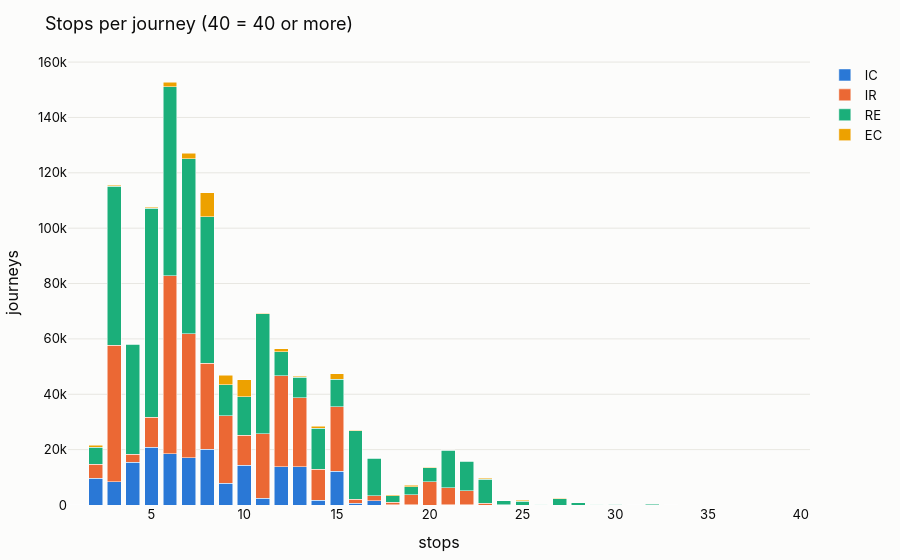

The code cell stored with this chart in its notebook:
### Markdown cell above
> **Finding 7.1–7.2.** 10.29 M in-scope rows form **1,157,584 journeys**, and a `(operating_day, trip_id)` is one train run: no journey has several operators, categories or train numbers. Exceptions are very rare (≈ 0.09 % of journeys): 18 single-stop journeys, 194 with a station visited twice (191 of them consecutively, i.e. a duplicated row), 43 whose first stop has an arrival, 158 whose last stop has a departure, and 409 with a planned-order violation.
>
> **Decision:** flag these journeys (`is_valid_journey = false`, together with the planned inconsistencies of 7.8) and exclude them from prediction points and targets.

### Code cell
# 7.3 Chart: number of stops per journey (40 = 40 or more)
stops = q("""
SELECT category, least(n_stops, 40) AS n_stops, count(DISTINCT trip_key) AS journeys
FROM journeys GROUP BY ALL ORDER BY n_stops
""")
fig = px.bar(stops, x="n_stops", y="journeys", color="category", barmode="stack",
             color_discrete_map=CAT_COLORS, category_orders={"category": list(SCOPE_CATEGORIES)},
             title="Stops per journey (40 = 40 or more)")
fig.update_layout(xaxis_title="stops", yaxis_title="journeys", legend_title=None)
fig.show()

### Figure 1 — Plotly figure (JSON) as saved in the notebook; plotly's stock layout.template omitted (floating-point values rounded to 4 significant figures)
{"data": [{"hovertemplate": "category=IC<br>n_stops=%{x}<br>journeys=%{y}<extra></extra>", "legendgroup": "IC", "marker": {"color": "#2a78d6", "pattern": {"shape": ""}}, "name": "IC", "orientation": "v", "showlegend": true, "textposition": "auto", "type": "bar", "x": [2, 3, 4, 5, 6, 7, 8, 9, 10, 11, 12, 13, 14, 15, 16, 17, 18, 19, 21, 22], "xaxis": "x", "y": [9732, 8343, 15443, 20781, 18537, 17153, 20098, 7860, 14437, 2516, 13814, 13883, 1794, 12218, 681, 1560, 86, 2, 62, 2], "yaxis": "y"}, {"hovertemplate": "category=IR<br>n_stops=%{x}<br>journeys=%{y}<extra></extra>", "legendgroup": "IR", "marker": {"color": "#eb6834", "pattern": {"shape": ""}}, "name": "IR", "orientation": "v", "showlegend": true, "textposition": "auto", "type": "bar", "x": [2, 3, 4, 5, 6, 7, 8, 9, 10, 11, 12, 13, 14, 15, 16, 17, 18, 19, 20, 21, 22, 23, 24, 25, 26, 29, 31, 40], "xaxis": "x", "y": [4956, 49445, 2897, 10932, 64292, 44786, 31085, 24369, 10750, 23180, 32897, 24803, 11134, 23362, 1419, 1785, 891, 3663, 8482, 6176, 5083, 562, 28, 1, 2, 2, 1, 1], "yaxis": "y"}, {"hovertemplate": "category=RE<br>n_stops=%{x}<br>journeys=%{y}<extra></extra>", "legendgroup": "RE", "marker": {"color": "#1baf7a", "pattern": {"shape": ""}}, "name": "RE", "orientation": "v", "showlegend": true, "textposition": "auto", "type": "bar", "x": [1, 2, 3, 4, 5, 6, 7, 8, 9, 10, 11, 12, 13, 14, 15, 16, 17, 18, 19, 20, 21, 22, 23, 24, 25, 26, 27, 28, 29, 30, 31, 32, 33, 34], "xaxis": "x", "y": [18, 6133, 57271, 39735, 75566, 68342, 63222, 52985, 11242, 13862, 43410, 8661, 7457, 14826, 9811, 24754, 13612, 2341, 2944, 4967, 13569, 10738, 8723, 1580, 1330, 291, 2204, 841, 287, 284, 12, 362, 5, 1], "yaxis": "y"}, {"hovertemplate": "category=EC<br>n_stops=%{x}<br>journeys=%{y}<extra></extra>", "legendgroup": "EC", "marker": {"color": "#eda100", "pattern": {"shape": ""}}, "name": "EC", "orientation": "v", "showlegend": true, "textposition": "auto", "type": "bar", "x": [2, 3, 4, 5, 6, 7, 8, 9, 10, 11, 12, 13, 14, 15, 16, 17, 18, 19, 20, 21, 22, 23, 24, 25, 26, 27, 29, 30], "xaxis": "x", "y": [714, 463, 255, 334, 1543, 1935, 8581, 3347, 6129, 209, 1048, 336, 680, 2061, 175, 155, 461, 558, 132, 176, 121, 297, 3, 297, 18, 156, 25, 3], "yaxis": "y"}], "layout": {"barmode": "stack", "legend": {"title": {}, "tracegroupgap": 0}, "title": {"text": "Stops per journey (40 = 40 or more)"}, "xaxis": {"anchor": "y", "domain": [0, 1], "title": {"text": "stops"}}, "yaxis": {"anchor": "x", "domain": [0, 1], "title": {"text": "journeys"}}}}
